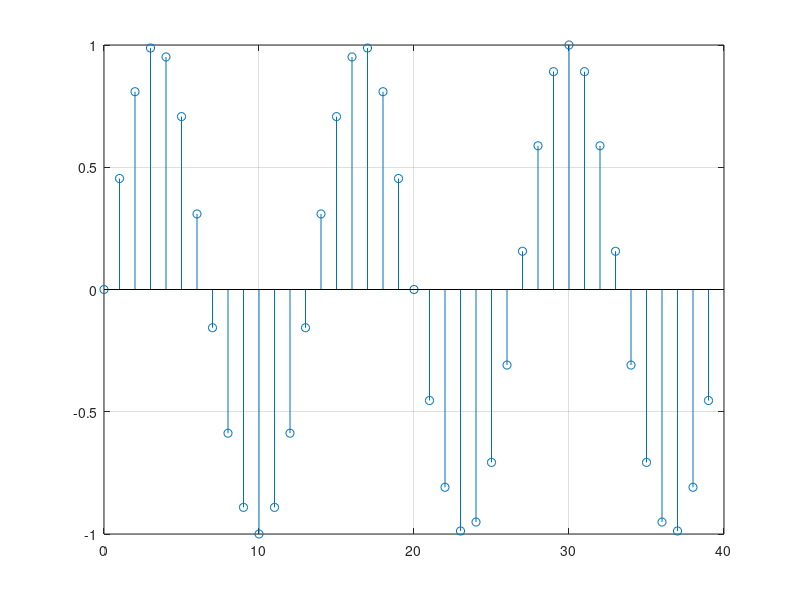

Source code (MATLAB):
function [ ] = expag24()

F0 = 300; Fs = 4000;
W0 = 2*pi*F0/Fs;
N=10*4; %10 milisecunde * 4khz
n=0:N-1;
s = 1*sin(W0*n);
stem(n,s),grid


end



